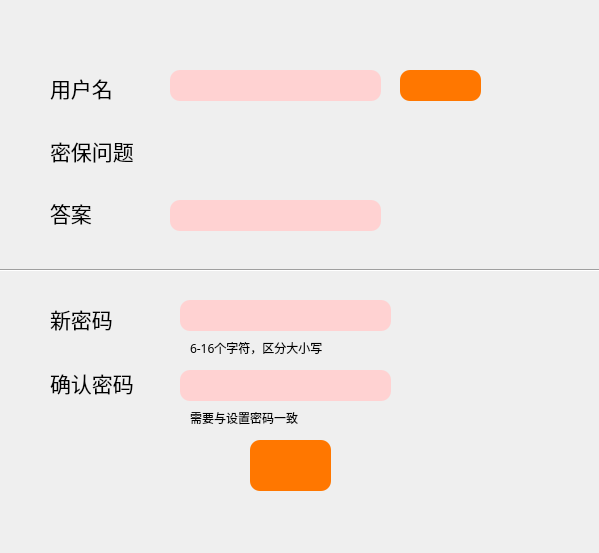
<?xml version="1.0" encoding="UTF-8"?>
<ui version="4.0">
 <class>forget</class>
 <widget class="QDialog" name="forget">
  <property name="geometry">
   <rect>
    <x>0</x>
    <y>0</y>
    <width>599</width>
    <height>553</height>
   </rect>
  </property>
  <property name="windowTitle">
   <string>Dialog</string>
  </property>
  <widget class="QLabel" name="question">
   <property name="geometry">
    <rect>
     <x>160</x>
     <y>135</y>
     <width>261</width>
     <height>31</height>
    </rect>
   </property>
   <property name="font">
    <font>
     <family>黑体</family>
     <pointsize>12</pointsize>
    </font>
   </property>
   <property name="text">
    <string/>
   </property>
  </widget>
  <widget class="QLineEdit" name="ID">
   <property name="geometry">
    <rect>
     <x>170</x>
     <y>70</y>
     <width>211</width>
     <height>31</height>
    </rect>
   </property>
   <property name="styleSheet">
    <string notr="true">QLineEdit
{
	background-color: rgb(255, 210, 210);
	border-radius : 10px;
	color: rgb(79, 48, 48);
}</string>
   </property>
  </widget>
  <widget class="QLineEdit" name="answer">
   <property name="geometry">
    <rect>
     <x>170</x>
     <y>200</y>
     <width>211</width>
     <height>31</height>
    </rect>
   </property>
   <property name="styleSheet">
    <string notr="true">QLineEdit
{
	background-color: rgb(255, 210, 210);
	border-radius : 10px;
	color: rgb(79, 48, 48);
}</string>
   </property>
  </widget>
  <widget class="Line" name="line">
   <property name="geometry">
    <rect>
     <x>0</x>
     <y>260</y>
     <width>601</width>
     <height>21</height>
    </rect>
   </property>
   <property name="orientation">
    <enum>Qt::Horizontal</enum>
   </property>
  </widget>
  <widget class="QLineEdit" name="password1">
   <property name="geometry">
    <rect>
     <x>180</x>
     <y>300</y>
     <width>211</width>
     <height>31</height>
    </rect>
   </property>
   <property name="styleSheet">
    <string notr="true">QLineEdit
{
	background-color: rgb(255, 210, 210);
	border-radius : 10px;
	color: rgb(79, 48, 48);
}</string>
   </property>
   <property name="echoMode">
    <enum>QLineEdit::Password</enum>
   </property>
  </widget>
  <widget class="QLineEdit" name="password2">
   <property name="geometry">
    <rect>
     <x>180</x>
     <y>370</y>
     <width>211</width>
     <height>31</height>
    </rect>
   </property>
   <property name="styleSheet">
    <string notr="true">QLineEdit
{
	background-color: rgb(255, 210, 210);
	border-radius : 10px;
	color: rgb(79, 48, 48);
}</string>
   </property>
   <property name="echoMode">
    <enum>QLineEdit::Password</enum>
   </property>
  </widget>
  <widget class="QLabel" name="label_6">
   <property name="geometry">
    <rect>
     <x>190</x>
     <y>410</y>
     <width>151</width>
     <height>16</height>
    </rect>
   </property>
   <property name="font">
    <font>
     <family>黑体</family>
    </font>
   </property>
   <property name="text">
    <string>需要与设置密码一致</string>
   </property>
  </widget>
  <widget class="QPushButton" name="confirmReg">
   <property name="geometry">
    <rect>
     <x>250</x>
     <y>440</y>
     <width>81</width>
     <height>51</height>
    </rect>
   </property>
   <property name="font">
    <font>
     <family>黑体</family>
     <pointsize>16</pointsize>
    </font>
   </property>
   <property name="cursor">
    <cursorShape>PointingHandCursor</cursorShape>
   </property>
   <property name="styleSheet">
    <string notr="true">QPushButton
{
	background-color: rgb(255, 119, 0);
	border-radius : 10px;
	color: rgb(79, 48, 48);
	image: url(:/new/prefix/resource/confirm.png);
}</string>
   </property>
   <property name="text">
    <string/>
   </property>
  </widget>
  <widget class="QLabel" name="judgePswd">
   <property name="geometry">
    <rect>
     <x>190</x>
     <y>340</y>
     <width>181</width>
     <height>16</height>
    </rect>
   </property>
   <property name="font">
    <font>
     <family>黑体</family>
    </font>
   </property>
   <property name="text">
    <string>6-16个字符，区分大小写</string>
   </property>
  </widget>
  <widget class="QPushButton" name="check">
   <property name="geometry">
    <rect>
     <x>400</x>
     <y>70</y>
     <width>81</width>
     <height>31</height>
    </rect>
   </property>
   <property name="font">
    <font>
     <family>黑体</family>
     <pointsize>14</pointsize>
    </font>
   </property>
   <property name="styleSheet">
    <string notr="true">QPushButton
{
	background-color: rgb(255, 119, 0);
	border-radius : 10px;
	color: rgb(79, 48, 48);

	
	image: url(:/new/prefix/resource/search.png);
}</string>
   </property>
   <property name="text">
    <string/>
   </property>
  </widget>
  <widget class="QWidget" name="layoutWidget">
   <property name="geometry">
    <rect>
     <x>50</x>
     <y>60</y>
     <width>101</width>
     <height>181</height>
    </rect>
   </property>
   <layout class="QVBoxLayout" name="verticalLayout">
    <item>
     <widget class="QLabel" name="label">
      <property name="font">
       <font>
        <family>黑体</family>
        <pointsize>16</pointsize>
       </font>
      </property>
      <property name="text">
       <string>用户名</string>
      </property>
     </widget>
    </item>
    <item>
     <widget class="QLabel" name="label_2">
      <property name="font">
       <font>
        <family>黑体</family>
        <pointsize>16</pointsize>
       </font>
      </property>
      <property name="text">
       <string>密保问题</string>
      </property>
     </widget>
    </item>
    <item>
     <widget class="QLabel" name="label_4">
      <property name="font">
       <font>
        <family>黑体</family>
        <pointsize>16</pointsize>
       </font>
      </property>
      <property name="text">
       <string>答案</string>
      </property>
     </widget>
    </item>
   </layout>
  </widget>
  <widget class="QWidget" name="layoutWidget">
   <property name="geometry">
    <rect>
     <x>50</x>
     <y>290</y>
     <width>90</width>
     <height>121</height>
    </rect>
   </property>
   <layout class="QVBoxLayout" name="verticalLayout_2">
    <item>
     <widget class="QLabel" name="label_3">
      <property name="font">
       <font>
        <family>黑体</family>
        <pointsize>16</pointsize>
       </font>
      </property>
      <property name="text">
       <string>新密码</string>
      </property>
     </widget>
    </item>
    <item>
     <widget class="QLabel" name="label_5">
      <property name="font">
       <font>
        <family>黑体</family>
        <pointsize>16</pointsize>
       </font>
      </property>
      <property name="text">
       <string>确认密码</string>
      </property>
     </widget>
    </item>
   </layout>
  </widget>
  <widget class="QWidget" name="layoutWidget">
   <property name="geometry">
    <rect>
     <x>400</x>
     <y>290</y>
     <width>171</width>
     <height>121</height>
    </rect>
   </property>
   <layout class="QVBoxLayout" name="verticalLayout_3">
    <item>
     <widget class="QLabel" name="showResult_pswd">
      <property name="text">
       <string/>
      </property>
     </widget>
    </item>
    <item>
     <widget class="QLabel" name="showResult">
      <property name="text">
       <string/>
      </property>
     </widget>
    </item>
   </layout>
  </widget>
 </widget>
 <resources/>
 <connections/>
</ui>
